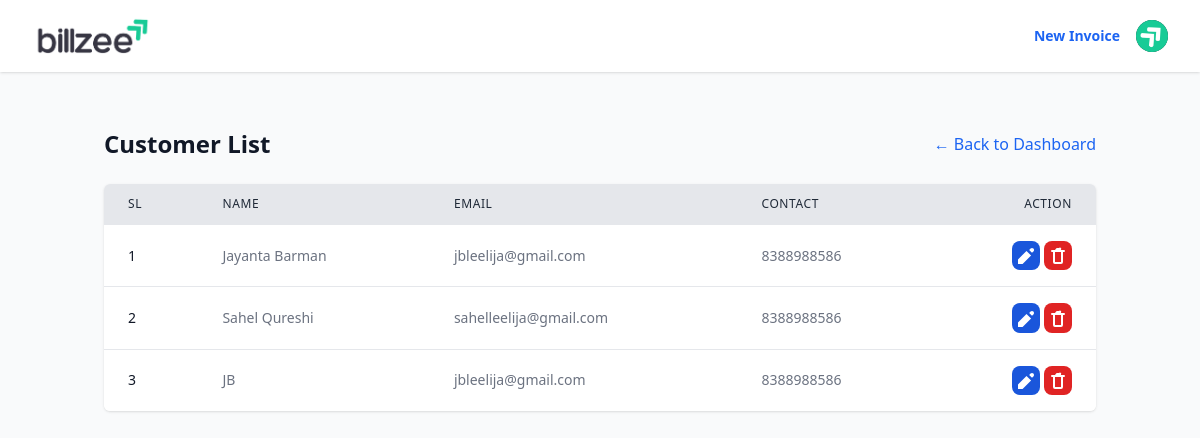
/invoices/customer/ (signed in), run on the app's committed database.
### invoices/models.py (models this page shows, shortened)
class InvoiceCustomer(models.Model):
    invoice = models.OneToOneField(Invoice, on_delete=models.CASCADE, related_name='customer_info')
    customer_name = models.CharField(max_length=100)
    customer_email = models.EmailField()
    customer_contact = models.CharField(max_length=10, help_text="Numeric contact number (max 10 digits)", default="0000000000")
    customer_address = models.CharField(max_length=200)
    customer_country = models.CharField(max_length=50, blank=True)
    customer_zip = models.CharField(max_length=7, blank=True, help_text="Postal/Zip code")
    customer_state = models.CharField(max_length=50, blank=True)
    customer_city = models.CharField(max_length=50, blank=True)

### invoices/views.py (the view)
# urls.py: path('customer/', views.customer_list, name='customer_list'),
@login_required
def customer_list(request):
    customers = InvoiceCustomer.objects.all()
    return render(request, 'customer/customer_list.html', {'customers': customers, 'title': 'Customer List'})

### templates/customer/customer_list.html (shortened to what this page needs)
{% extends 'base.html' %}
{% block content %}
<div class="container mx-auto px-4 py-8">
    <div class="flex justify-between items-center mb-6">
        <h1 class="text-2xl font-bold text-gray-900">{{ title }}</h1>
        <a href="{% url 'invoices:dashboard' %}" class="text-md text-blue-600 hover:text-gray-900">
            ← Back to Dashboard
        </a>
    </div>
    {% if customers %}
    <div class="bg-white rounded-md shadow overflow-hidden">
        <table class="min-w-full divide-y divide-gray-200">
            <thead class="bg-gray-200">
                <tr class="border-b-2 border-gray-900">
                    <th scope="col"
                        class="px-6 py-3 text-left text-xs font-medium text-gray-800 uppercase tracking-wider">SL</th>
                    <th scope="col"
                        class="px-6 py-3 text-left text-xs font-medium text-gray-800 uppercase tracking-wider">Name</th>
                    <th scope="col"
                        class="px-6 py-3 text-left text-xs font-medium text-gray-800 uppercase tracking-wider">Email</th>
                    <th scope="col"
                        class="px-6 py-3 text-left text-xs font-medium text-gray-800 uppercase tracking-wider">Contact</th>
                    <th scope="col"
                        class="px-6 py-3 text-right text-xs font-medium text-gray-800 uppercase tracking-wider">Action</th>
                </tr>
            </thead>
            <tbody class="bg-white divide-y divide-gray-200">
                {% for customer in customers %}
                <tr>
                    <td class="px-6 py-4 whitespace-nowrap text-sm font-medium text-gray-900">{{ customer.id }}</td>
                    <td class="px-6 py-4 whitespace-nowrap text-sm text-gray-500">{{ customer.customer_name }}</td>
                    <td class="px-6 py-4 whitespace-nowrap text-sm text-gray-500">{{ customer.customer_email }}</td>
                    <td class="px-6 py-4 whitespace-nowrap text-sm text-gray-500">{{ customer.customer_contact }}</td>
                    <td class="px-6 py-4 whitespace-nowrap text-right text-sm font-medium">
                        <button onclick="openEditModal('{% url 'invoices:customer_edit' customer.id %}', '{{ customer.customer_name|escapejs }}', '{{ customer.customer_email|escapejs }}', '{{ customer.customer_contact|escapejs }}', '{{ customer.customer_country|escapejs }}', '{{ customer.customer_zip|escapejs }}', '{{ customer.customer_state|escapejs }}', '{{ customer.customer_city|escapejs }}', '{{ customer.customer_address|escapejs }}')"
                            data-modal-target="authentication-modal" data-modal-toggle="authentication-modal"
                            class="text-white bg-blue-700 hover:bg-blue-800 focus:ring-4 focus:outline-none focus:ring-blue-300 font-medium rounded-lg text-sm p-1 text-center dark:bg-blue-600 dark:hover:bg-blue-700 dark:focus:ring-blue-800">
                            <svg xmlns="http://www.w3.org/2000/svg" class="h-5 w-5 inline-block" viewBox="0 0 20 20"
                                fill="currentColor">
                                <path d="M17.414 2.586a2 2 0 010 2.828l-1.414 1.414-2.828-2.828 1.414-1.414a2 2 0 012.828 0zM2 13.414V18h4.586l8.486-8.486-4.586-4.586L2 13.414z" />
                            </svg>
                        </button>
                        <form method="POST" action="" class="inline-block"
                            onsubmit="return confirm('Are you sure?');">
                            <button type="submit"
                                class="text-white p-1 font-medium rounded-lg text-sm bg-red-600 hover:bg-red-900 focus:ring-4 focus:outline-none focus:ring-red-300 text-center dark:bg-red-600 dark:hover:bg-red-900 dark:focus:ring-red-900"
                                title="Delete">
                                <svg xmlns="http://www.w3.org/2000/svg" class="h-5 w-5 inline-block" viewBox="0 0 20 20"
                                    fill="currentColor">
                                    <path fill-rule="evenodd"
                                        d="M9 2a1 1 0 00-.894.553L7 4H4a1 1 0 000 2h1v10a2 2 0 002 2h6a2 2 0 002-2V6h1a1 1 0 100-2h-3l-.106-.447A1 1 0 0011 2H9zM7 6h6v10H7V6z"
                                        clip-rule="evenodd" />
                                </svg>
                            </button>
                        </form>
                    </td>
                </tr>
                {% endfor %}
            </tbody>
        </table>
    </div>
    {% endif %}
</div>
{% endblock %}

### data on the page
InvoiceCustomer: id "1", customer_name "Jayanta Barman", customer_email "jbleelija@gmail.com", customer_contact "8388988586"
InvoiceCustomer: id "2", customer_name "Sahel Qureshi", customer_email "sahelleelija@gmail.com", customer_contact "8388988586"
InvoiceCustomer: id "3", customer_name "JB", customer_email "jbleelija@gmail.com", customer_contact "8388988586"

### other printed values
{{ title }} "Customer List"
